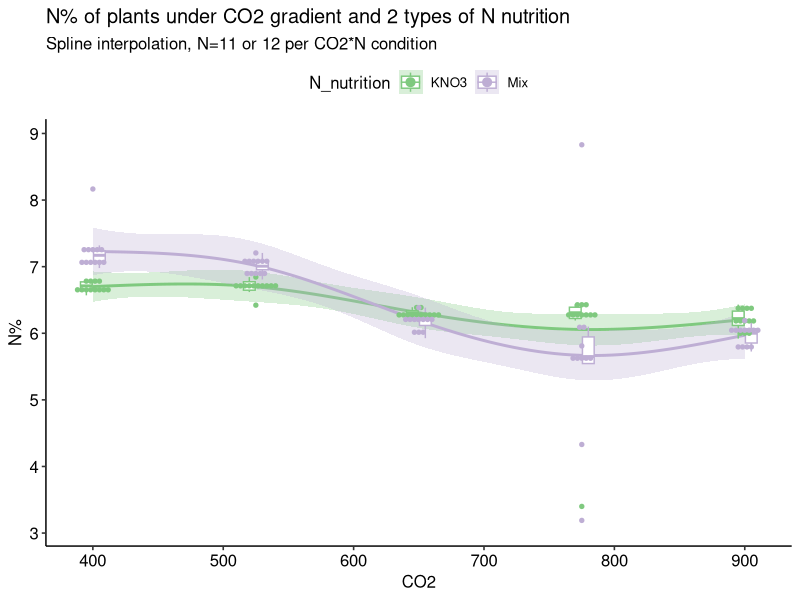
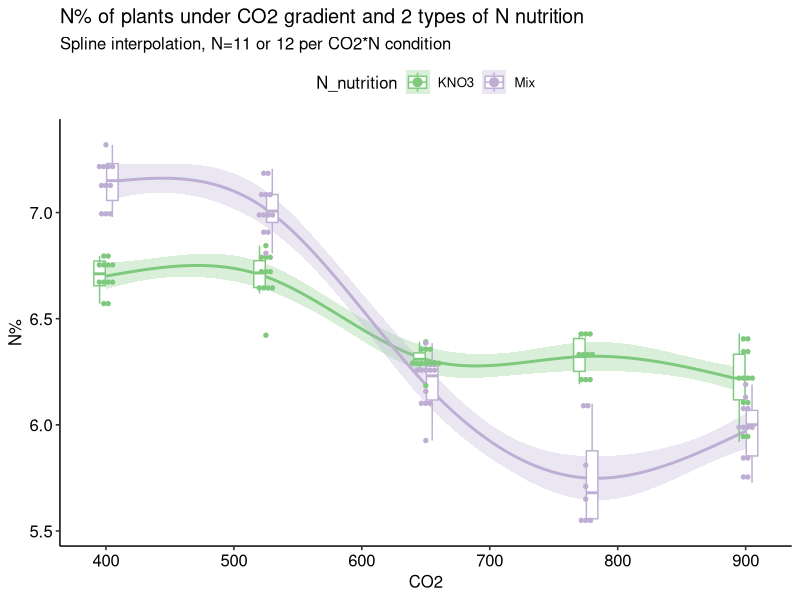
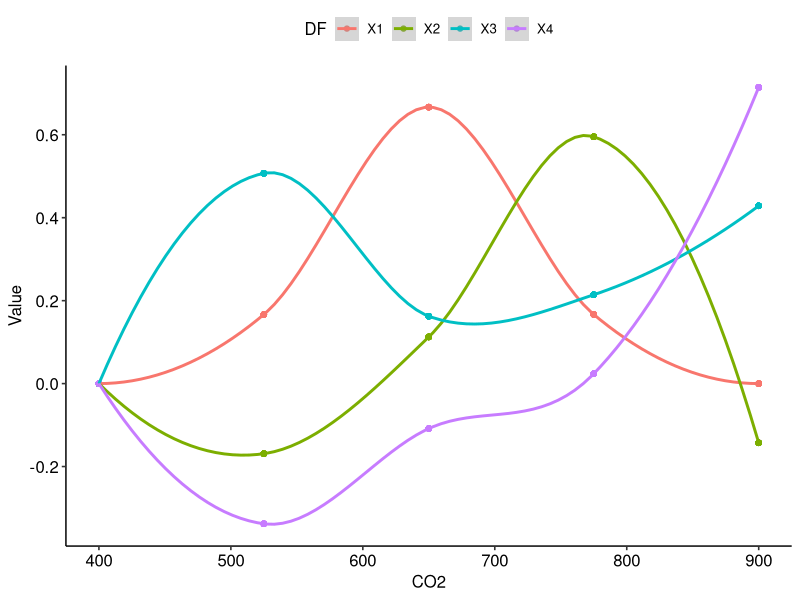

Source code (R) for these figures, in order:
## ---- chunk 1
knitr::opts_chunk$set(echo = TRUE, message=FALSE, warning=FALSE )
library(tidyverse)
library(splines)
library(ggpubr)
library(jsonlite)
## ---- chunk 2
data <- 
  read.table("../data/OC_08_N-C.csv", sep=';', h=T, na.strings = "NA") %>%
  rename(N=X.N, C=X.C, Tube=Nom) %>%
  mutate(Tube = as.numeric(str_remove(Tube, ',000')),
         Poids = as.numeric(str_replace(Poids, ',', '.')),
         N = as.numeric(str_replace(N, ',', '.')),
         C = as.numeric(str_replace(C, ',', '.'))) %>%
  inner_join(read.csv("../data/OC_08_annotation.csv", sep=';'), by="Tube") %>%
  rename(N_nutrition = N.y, N=N.x)

DF=4
data %>%
  ggplot(aes(x=CO2, y=N, color=N_nutrition, fill=N_nutrition))+
  geom_smooth(method = "lm", se = T, size = 1, alpha=0.3,
              formula = y ~ ns(x, df=DF))+
  geom_boxplot(aes(group=interaction(CO2, N_nutrition), color=N_nutrition), 
               alpha=1, width=20, fill="white", outlier.alpha = 0)+
  geom_dotplot(aes(group=interaction(CO2, N_nutrition)),
               binaxis='y', stackdir='center', dotsize = 0.35)+ 
  theme_pubr() + 
  scale_color_brewer(palette = "Accent") + 
  scale_fill_brewer(palette = "Accent") + 
  ylab("N%") +
  ggtitle("N% of plants under CO2 gradient and 2 types of N nutrition")+
  xlim(c(390, 910)) +
  labs(subtitle = "Spline interpolation, N=11 or 12 per CO2*N condition")
## ---- chunk 3
data  %>%
  filter(N<8&N>5) %>%
  ggplot(aes(x=CO2, y=N, color=N_nutrition, fill=N_nutrition))+
  geom_smooth(method = "lm", se = T, size = 1, alpha=0.3,
              formula = y ~ ns(x, df=DF))+
  geom_boxplot(aes(group=interaction(CO2, N_nutrition), color=N_nutrition), 
               alpha=1, width=20, fill="white", outlier.alpha = 0)+
  geom_dotplot(aes(group=interaction(CO2, N_nutrition)),
               binaxis='y', stackdir='center', dotsize = 0.35)+ 
  theme_pubr() + 
  scale_color_brewer(palette = "Accent") + 
  scale_fill_brewer(palette = "Accent") + 
  ylab("N%") +
  ggtitle("N% of plants under CO2 gradient and 2 types of N nutrition")+
  xlim(c(390, 910)) +
  labs(subtitle = "Spline interpolation, N=11 or 12 per CO2*N condition") 
## ---- chunk 4
data %>%
  lm(formula=N ~ ns(CO2, df=DF)*N)%>%
  summary()

data.frame(ns(data$CO2, df=DF)) %>%
  mutate(CO2 = data$CO2) %>%
  gather(key="DF", value = "Value", contains("X")) %>%
  ggplot(aes(x=CO2, y=Value, color=DF))+
  geom_point() + geom_smooth() + theme_pubr()
